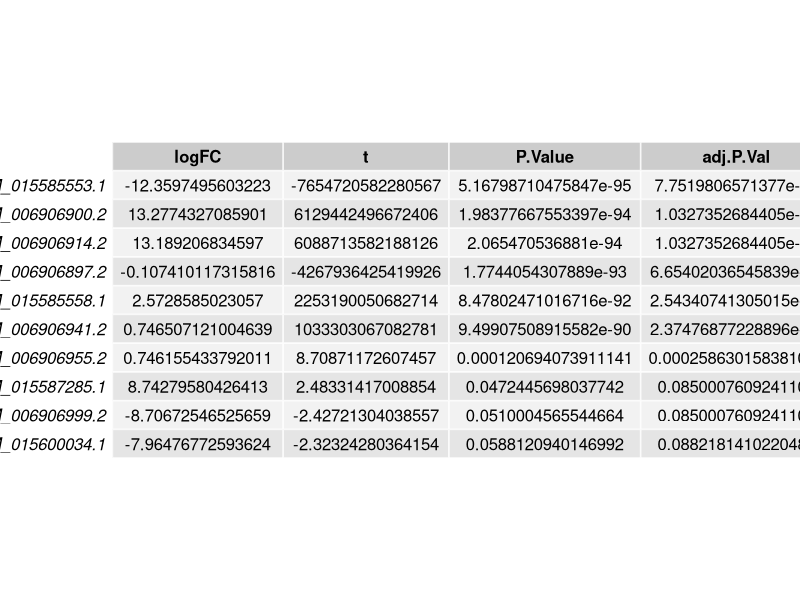
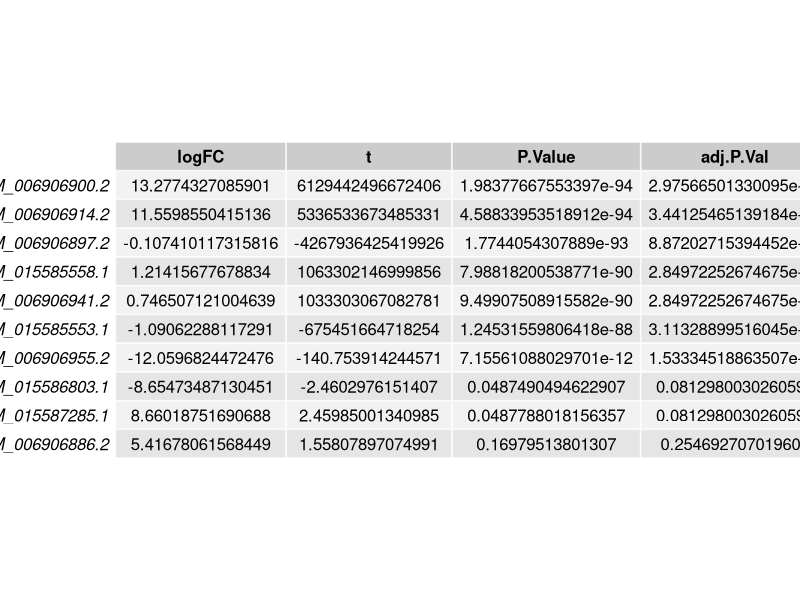
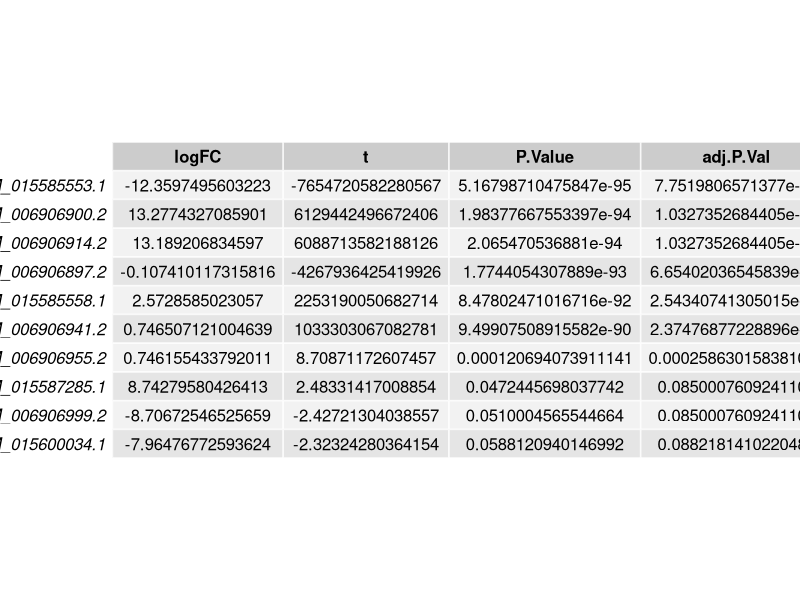
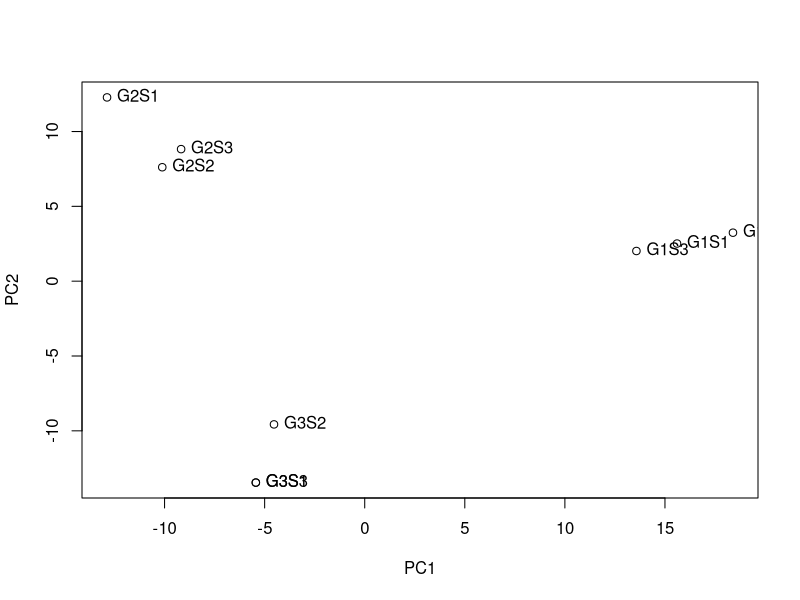

Recreate these plots in R, in order. (Note: this script raises an error after producing the figures.)
#load libraries
library("limma")
library("Biobase")
library("gridExtra")

#correctly load the data as a matrix
#load data
data <- as.matrix(read.csv("CSV/DataSet.csv"))
#produce a list of ascession numbers
list <- data[,1]
#turn the data into a data matrix
data <- data.matrix(read.csv("CSV/DataSet.csv"))
#add ascession numbers as row names
row.names(data) <- list
#remove weird random column which I think is a numerical interpretation of the Ascession code
data <- data[,-1]
#add sample names as col names
colnames(data)<-c("G1S1", "G1S2", "G1S3","G2S1", "G2S2", "G2S3","G3S1", "G3S2", "G3S3")
#log the matrix
logdata <- log2(data)

#produce a model matrix, setting 3 sample groups and naming them
design <- model.matrix(~ 0+factor(c(1,1,1,2,2,2,3,3,3)))
colnames(design) <- c("Uninfected", "EightHours", "OneDay")

#produce an expression set from the matrix
eset <- ExpressionSet(assayData=logdata)

#Produces a linear model
fit <- lmFit(eset, design)

#creates the contrast matrix then looks for emperical Bayes method to examine variance
contrast.matrix <- makeContrasts(EightHours-Uninfected, OneDay-Uninfected, OneDay-EightHours, levels=design)
fit2 <- contrasts.fit(fit, contrast.matrix)
fit2 <- eBayes(fit2)

#produce a matrix of the top differentially expressed genes and output them to files
#Uninfected vs 8 hours
U8TT <- topTable(fit2, coef=1, adjust="BH")
U8TT <- U8TT[,c(1,3,4,5)]
pdf("static/U8TT.pdf", height=11, width=8.5)
grid.table(U8TT)
dev.off()

#Uninfected vs 24 hours
U24TT <- topTable(fit2, coef=2, adjust="BH")
U24TT <- U24TT[,c(1,3,4,5)]
pdf("static/U24TT.pdf", height=11, width=8.5)
grid.table(U24TT)
dev.off()

#8 Hours vs 24 hours
infectedTT <- topTable(fit2, coef=1, adjust="BH")
infectedTT <- infectedTT[,c(1,3,4,5)]
pdf("static/infectedTT.pdf", height=11, width=8.5)
grid.table(infectedTT)
dev.off()

#produce plots and output as png files
#pca plot
pc = prcomp(t(exprs(eset)))
png('static/PCA.png')
plot( pc$x[ , 1:2 ])
text(pc$x[,1:2], colnames(data), pos = 4)
dev.off()

#heatmap of top 100 genes
png('static/Top100Heat.png')
heatmap(exprs(eset[1:100,]))
dev.off()

#Prouce volcano pot of the fited model
png('static/VolcanoPlot.png')
volcanoplot(fit2)
dev.off()
